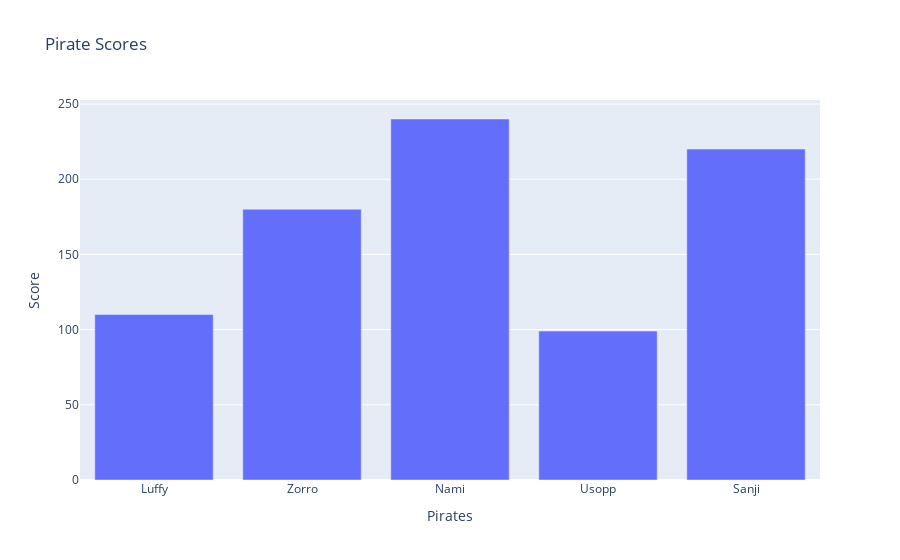

The notebook cell saved with this chart:
### Code cell
graph = go.Figure()

graph.add_trace(go.Bar(x=x1, y=y1))

graph.update_layout(title="Pirate Scores",
                    xaxis_title="Pirates",
                    yaxis_title="Score")

graph.show()

### Figure 1 — Plotly figure (JSON) as saved in the notebook; plotly's stock layout.template omitted (floating-point values rounded to 4 significant figures)
{"data": [{"type": "bar", "x": ["Luffy", "Zorro", "Nami", "Usopp", "Sanji"], "y": [110, 180, 240, 99, 220]}], "layout": {"title": {"text": "Pirate Scores"}, "xaxis": {"title": {"text": "Pirates"}}, "yaxis": {"title": {"text": "Score"}}}}
